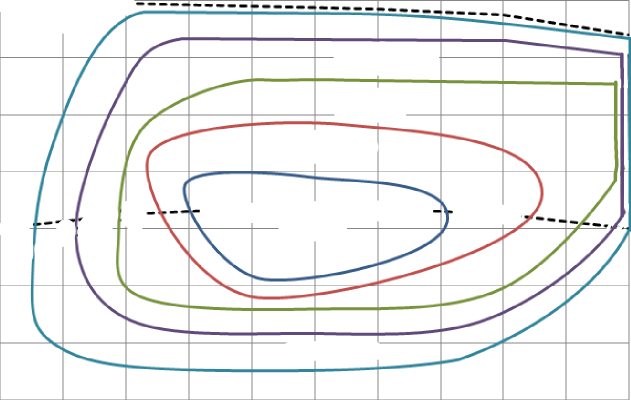
#> input picture Capture.PNG, 1261 x 800 px, found by its file name (shown at 1/2 size)
$ python 'contour parser.py'
#> lines starting #> are read from the running program, lines starting #| are printed output that depends on the picture; after the words box and inside, x2 and y2 are one past the last pixel; in counts of white or black regions, pixels touching at a corner belong together
import cv2
import numpy as np
import matplotlib.pyplot as plt
import csv

# HOW TO USE THIS
# This is python, not matlab.
# First, try and clean up the graph by hand.
# Remove text, and stop lines overlapping if possible
# Save as capture.PNG
# Run this, check if results are as intended
# the lines that start with img[np.all... replace a given colour with white
# change the 3 values in the first set of brackets to remove any lines on the
# graph that aren't the contours. You can copy + paste to add more
# if you need to remove more colours. You'll have to figure out
# the RGB values yourself.
# If it still isn't detecting properly, try changing the first value
# in the line ret, thresh...
# You'll need to change the del x[... lines to delete any contours you
# don't want. Good Luck! (You'll need it)


# open the contour graph (has already been cleaned up slightly by hand)
img = cv2.imread('capture.PNG', 1)
#> img is the input picture: shape (800, 1261, 3); mean B, G, R 240.7, 240.4, 239.8

# filter out none-contour things on the graph
img[np.all(img == (0, 0, 0), axis=-1)] = (255,255,255)
img[np.all(img == (134, 134, 134), axis=-1)] = (255,255,255)
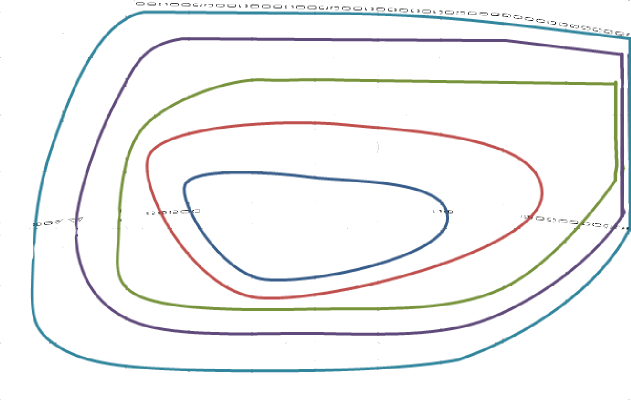
#> img: shape (800, 1261, 3) (shown at 1/2 size); mean B, G, R 244.6, 244.4, 243.7

imgray = cv2.cvtColor(img,cv2.COLOR_BGR2GRAY)
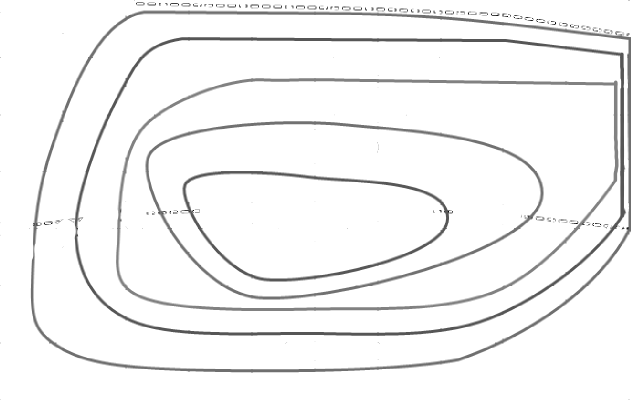
#> imgray: shape (800, 1261) (shown at 1/2 size); min 4, max 255, mean 244.2
ret,thresh = cv2.threshold(imgray,200,255,0)
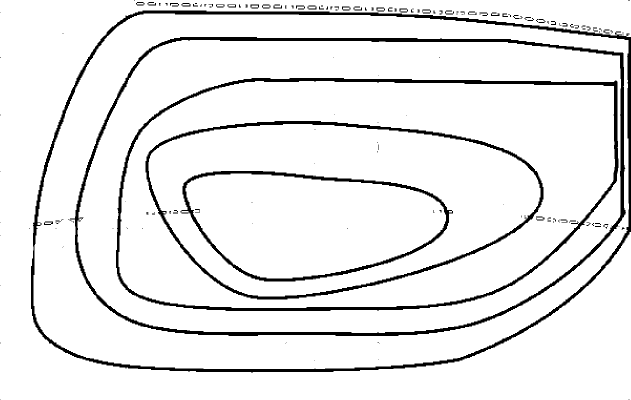
#> thresh: shape (800, 1261) (shown at 1/2 size); 92.2% white; 156 black regions (98 under 20 px)

# find contours, delete the ones we don't want
contours, hierarchy = cv2.findContours(thresh,cv2.RETR_TREE,cv2.CHAIN_APPROX_NONE)
#> contours = 281 contours, 169 with area under 20; largest, box (x1, y1, x2, y2) and area: (67, 27, 1258, 738) 749986, (139, 73, 1253, 673) 586449, (155, 80, 1242, 666) 564121, (231, 155, 1238, 623) 411992, (237, 162, 1230, 616) 393070
x = [i for i in contours if len(i)>100]
#> x = 10 contours; largest, box (x1, y1, x2, y2) and area: (67, 27, 1258, 738) 749986, (139, 73, 1253, 673) 586449, (155, 80, 1242, 666) 564121, (231, 155, 1238, 623) 411992, (237, 162, 1230, 616) 393070
del x[1]
del x[3]
del x[4:6]
del x[5:]
contours = x
#> contours = 5 contours; box (x1, y1, x2, y2) and area: (67, 27, 1258, 738) 749986, (155, 80, 1242, 666) 564121, (231, 155, 1238, 623) 411992, (290, 241, 1088, 600) 216899, (371, 347, 892, 557) 80796

# add in the efficiency values
height, width, _ = img.shape
#> height = 800; width = 1261
efficiencies = [86, 90, 94, 95, 96]
result = []
for i, y in enumerate(contours):
    for j, x in enumerate(y):
        result.append([int(6000*x[0][0]/width), int(160*(height-x[0][1])/height), efficiencies[i]])
#> this loop made 5 passes
#> after the loop, result = 12630 items, first 6: [1365, 154, 86], [1365, 154, 86], [1360, 154, 86], [1356, 154, 86], [1351, 154, 86], [1346, 154, 86]

# save
with open('points.csv', 'w') as f:
    csv.writer(f).writerows(result)


cv2.imshow('i', img)

$ run again, with Original image.PNG copied over Capture.PNG
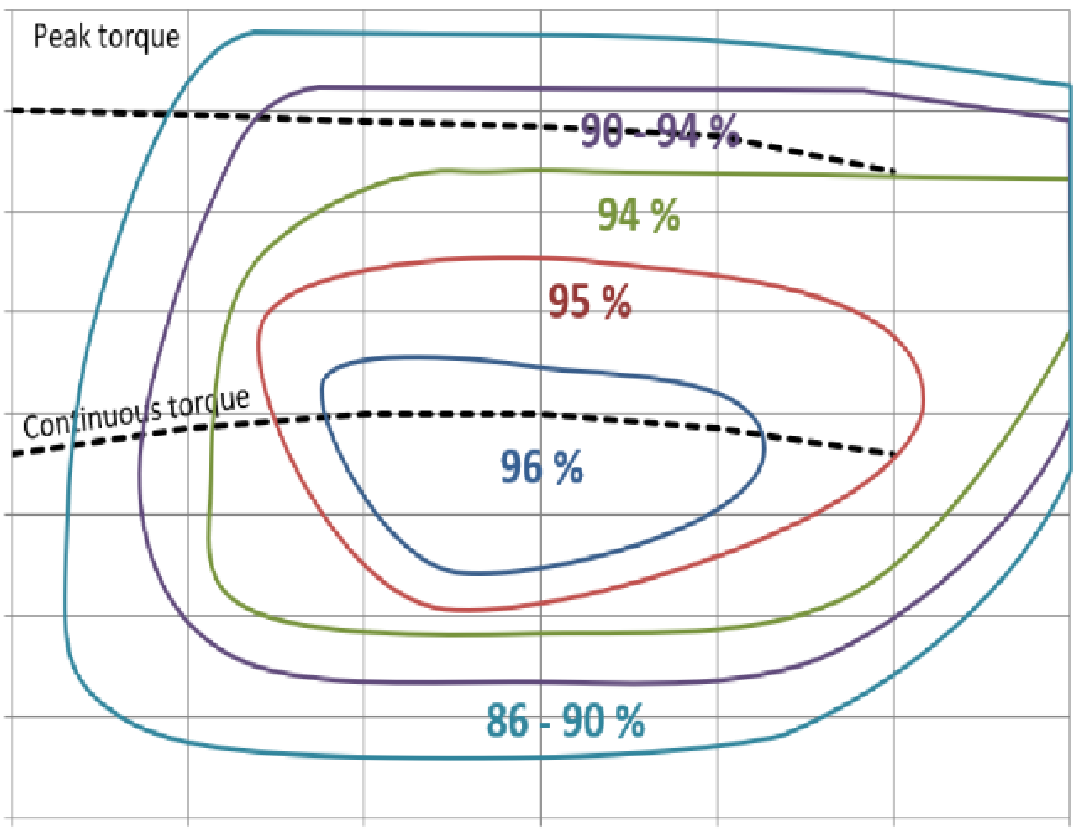
#> input picture Original image.PNG, 1080 x 832 px, found by its file name
#> img is the input picture: shape (832, 1080, 3); mean B, G, R 240.9, 240.5, 239.9
#> `imgray = cv2.cvtColor(img,cv2.COLOR_BGR2GRAY)`:
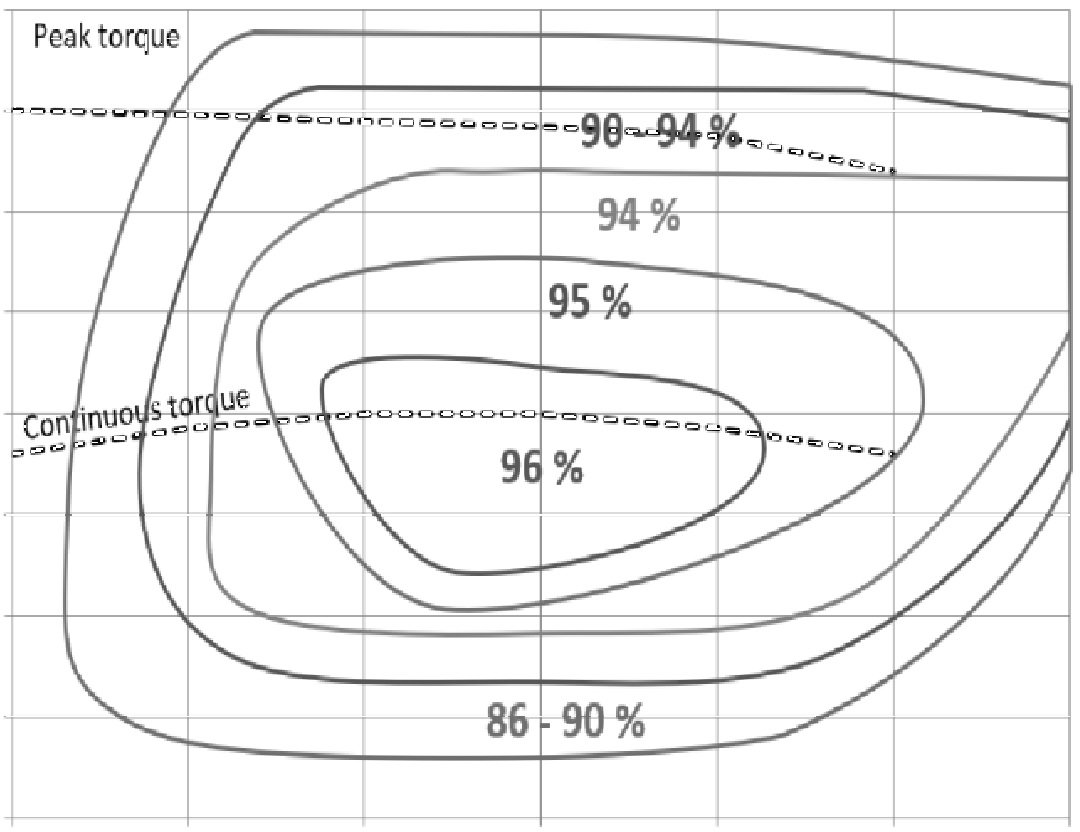
#> imgray: shape (832, 1080); min 1, max 255, mean 241.8
#> `ret,thresh = cv2.threshold(imgray,200,255,0)`:
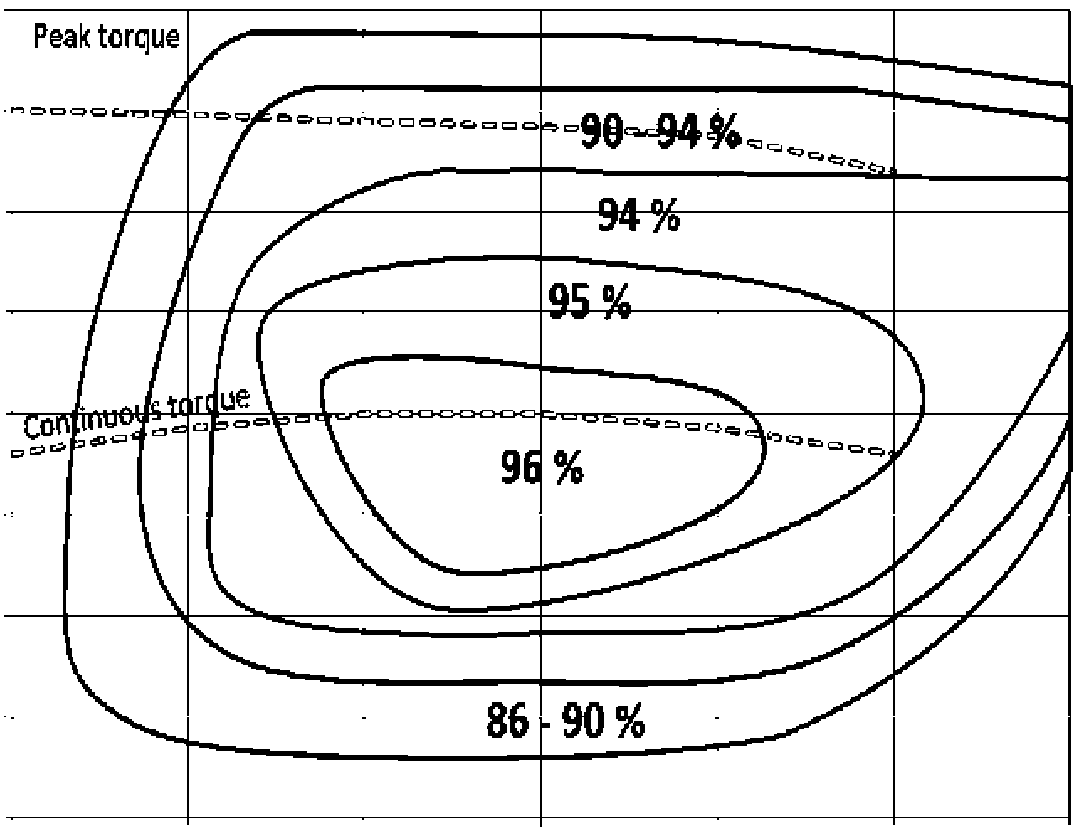
#> thresh: shape (832, 1080); 90.2% white; 87 black regions (12 under 20 px)
#> `contours, hierarchy = cv2.findContours(thresh,cv2.RETR_TREE,cv2.CHAIN_..`: contours = 251 contours, 71 with area under 20; largest, box (x1, y1, x2, y2) and area: (0, 0, 1080, 832) 896649, (3, 8, 1074, 828) 779924, (211, 90, 1068, 211) 65454, (542, 617, 1070, 817) 58623, (68, 617, 893, 756) 57560
#> x = 61 contours; largest, box (x1, y1, x2, y2) and area: (0, 0, 1080, 832) 896649, (3, 8, 1074, 828) 779924, (211, 90, 1068, 211) 65454, (542, 617, 1070, 817) 58623, (68, 617, 893, 756) 57560
#> `contours = x`: contours = 5 contours; box (x1, y1, x2, y2) and area: (0, 0, 1080, 832) 896649, (3, 8, 1074, 828) 779924, (189, 746, 540, 817) 20318, (282, 617, 540, 633) 2992, (895, 617, 961, 670) 1782
#> the loop `for i, y in enumerate(contours):` made 5 passes
#> after the loop `for i, y in enumerate(contours):`: result = 10560 items, first 6: [0, 160, 86], [0, 159, 86], [0, 159, 86], [0, 159, 86], [0, 159, 86], [0, 159, 86]
